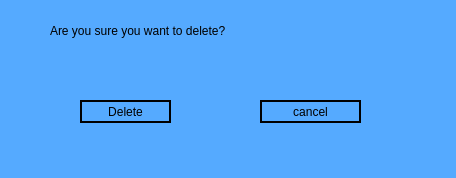
<?xml version="1.0" encoding="UTF-8"?>
<ui version="4.0">
 <class>deleteconfirmation</class>
 <widget class="QDialog" name="deleteconfirmation">
  <property name="geometry">
   <rect>
    <x>0</x>
    <y>0</y>
    <width>456</width>
    <height>178</height>
   </rect>
  </property>
  <property name="windowTitle">
   <string>Dialog</string>
  </property>
  <property name="styleSheet">
   <string notr="true">background:rgb(85, 170, 255);</string>
  </property>
  <widget class="QLabel" name="label">
   <property name="geometry">
    <rect>
     <x>50</x>
     <y>10</y>
     <width>391</width>
     <height>41</height>
    </rect>
   </property>
   <property name="styleSheet">
    <string notr="true">color:black;
font: 75 8pt &quot;MS Shell Dlg 2&quot;;
font: 75 16pt &quot;Arial&quot;;</string>
   </property>
   <property name="text">
    <string>Are you sure you want to delete?</string>
   </property>
  </widget>
  <widget class="QPushButton" name="confirmDelete">
   <property name="geometry">
    <rect>
     <x>80</x>
     <y>100</y>
     <width>91</width>
     <height>23</height>
    </rect>
   </property>
   <property name="styleSheet">
    <string notr="true">
	QPushButton
{
	border-radius:15px;
	background:transparent;
	border:2px solid rgb(0, 0, 0);
}

QPushButton:hover
{
	background:rgb(0, 0, 0);
}</string>
   </property>
   <property name="text">
    <string>Delete</string>
   </property>
  </widget>
  <widget class="QPushButton" name="CancelDelete">
   <property name="geometry">
    <rect>
     <x>260</x>
     <y>100</y>
     <width>101</width>
     <height>23</height>
    </rect>
   </property>
   <property name="styleSheet">
    <string notr="true">
	QPushButton
{
	border-radius:15px;
	background:transparent;
	border:2px solid rgb(0, 0, 0);
}

QPushButton:hover
{
	background:rgb(0, 0, 0);
}</string>
   </property>
   <property name="text">
    <string>cancel</string>
   </property>
  </widget>
 </widget>
 <resources/>
 <connections/>
</ui>
